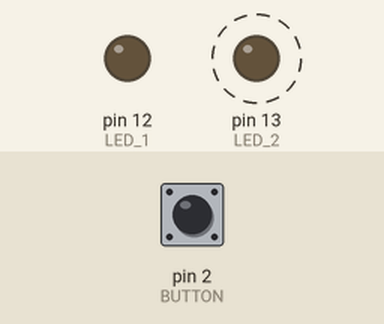
Simulated run of this sketch. Board: Arduino Uno, built with avr-gcc and run on an emulated ATmega328P. Parts: output pins drawn as LEDs (lit = HIGH). Dashed ring = blinking. Inputs (shaded band) come from the test bench; at power-on: pin 2 (BUTTON) HIGH.

Above: at 1.2 s.
1.3 s: pin 2 (BUTTON) pulled LOW for 0.15 s
At 1.37 s:
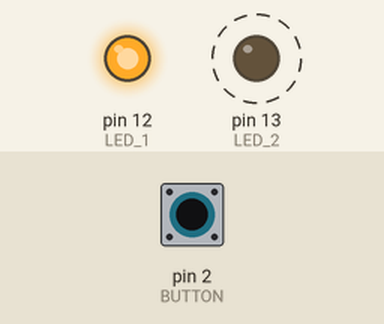
4.3 s: pin 2 (BUTTON) pulled LOW for 1 s
At 5.75 s:
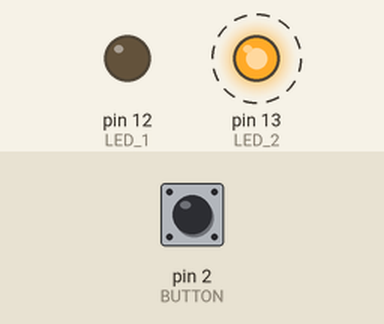
7.3 s: pin 2 (BUTTON) pulled LOW for 3.2 s
At 7.75 s:
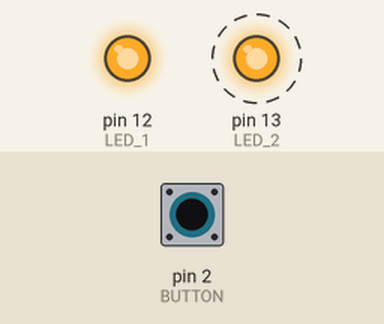
Timing chart, 0 to 18.0 s (numbered marks = the images above; inputs shaded):
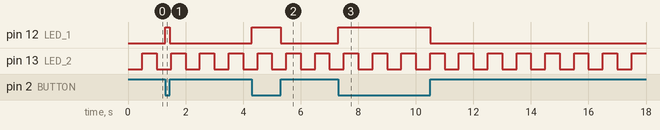

Measured:
- after the input at 1.3 s, pin 12 (LED_1): LOW → HIGH at once, → LOW 0.15 s later
- after the input at 4.3 s, pin 12 (LED_1): LOW → HIGH at once, → LOW 1.0 s later
- after the input at 7.3 s, pin 12 (LED_1): LOW → HIGH at once, → LOW 3.2 s later
- by itself, pin 13 (LED_2): alternates HIGH for 0.50 s and LOW for 0.50 s

The sketch:

exercice4.1.ino
```cpp
#define LED_1 12
#define LED_2 13
#define BUTTON 2

#define TEMPS 500

// On init le temps
long heureBase = millis();

void setup() {
  pinMode(BUTTON, INPUT_PULLUP);
  pinMode(LED_1, OUTPUT);
  pinMode(LED_2, OUTPUT);
  Serial.begin(9600);
}

void loop() {
    // Bouton
    boolean etat = !digitalRead(BUTTON);
    digitalWrite(LED_1, etat);

    // Clignotement avec millis
    long heureActuelle = millis();
    if ((heureActuelle - heureBase) >= TEMPS) {
      heureBase = heureActuelle;
      digitalWrite(LED_2, (!digitalRead(LED_2)));
    }
}
```
